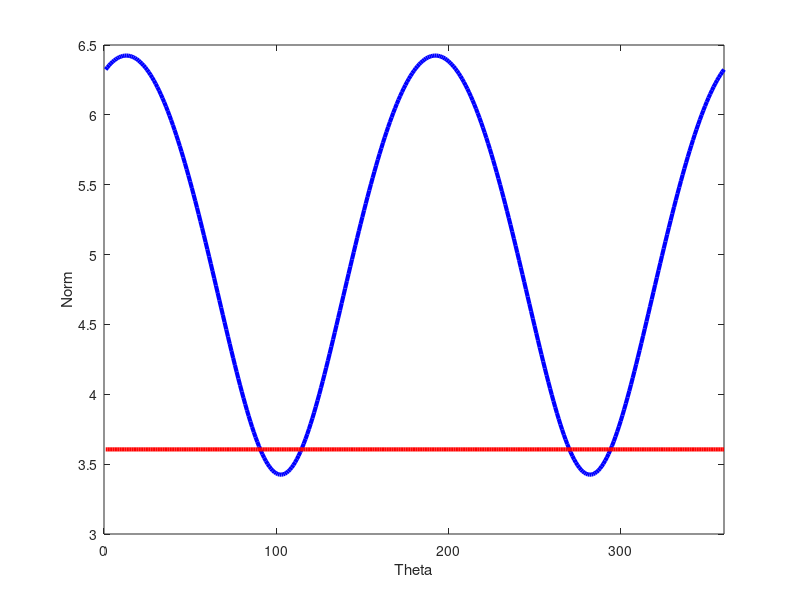

This chart was generated by the following MATLAB code:
clc, clear, close all;

% 2D input vector
v = [ 3; 
     -2 ];

 thetas = linspace(0, 2*pi, 360);
 norms = zeros(1, length(thetas));
 
 for t = 1:length(thetas)
     theta = thetas(t);
     A = [ 2*cos(theta) -sin(theta) ;
             sin(theta)  cos(theta) ];
     w = A*v;
     norms(t) = norm(w);
 end

plot(norms, 'b-', 'linew', 3), hold on;
plot( ones(1, length(thetas))*norm(v), 'r-', 'linew', 3), hold off;
xlabel('Theta');
ylabel('Norm');
xlim([0 360]);

